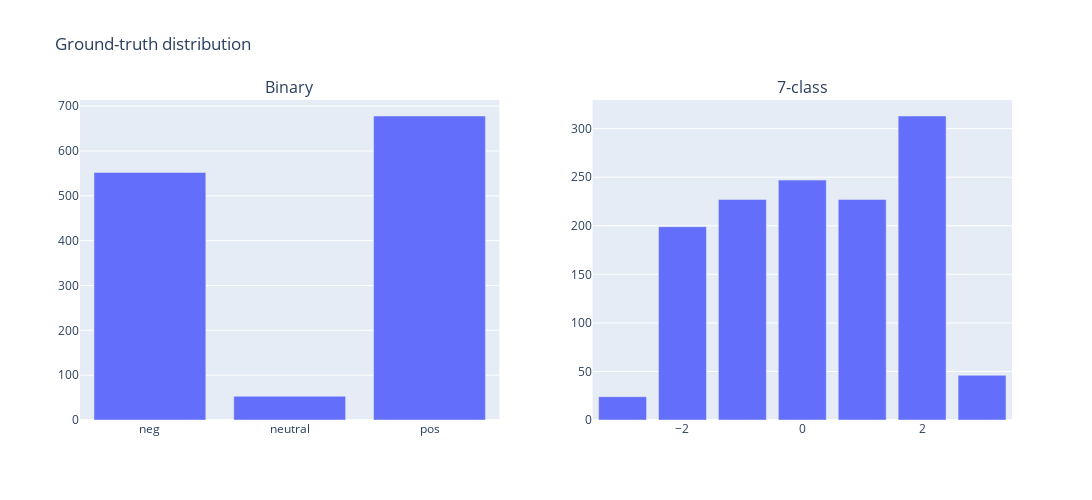

Notebook code cell kept with this figure:
### Code cell
# mosi train data
observe(mosi_train)

### Figure 1 — Plotly figure (JSON) as saved in the notebook; plotly's stock layout.template omitted (floating-point values rounded to 4 significant figures)
{"data": [{"alignmentgroup": "True", "hovertemplate": "binary=%{x}<br>segment=%{y}<extra></extra>", "legendgroup": "", "marker": {"color": "#636efa", "pattern": {"shape": ""}}, "name": "", "offsetgroup": "", "orientation": "v", "showlegend": false, "textposition": "auto", "type": "bar", "x": ["neg", "neutral", "pos"], "xaxis": "x", "y": [552, 53, 678], "yaxis": "y"}, {"alignmentgroup": "True", "hovertemplate": "7class=%{x}<br>segment=%{y}<extra></extra>", "legendgroup": "", "marker": {"color": "#636efa", "pattern": {"shape": ""}}, "name": "", "offsetgroup": "", "orientation": "v", "showlegend": false, "textposition": "auto", "type": "bar", "x": [-3, -2, -1, 0, 1, 2, 3], "xaxis": "x2", "y": [24, 199, 227, 247, 227, 313, 46], "yaxis": "y2"}], "layout": {"annotations": [{"font": {"size": 16}, "showarrow": false, "text": "Binary", "x": 0.225, "xanchor": "center", "xref": "paper", "y": 1, "yanchor": "bottom", "yref": "paper"}, {"font": {"size": 16}, "showarrow": false, "text": "7-class", "x": 0.775, "xanchor": "center", "xref": "paper", "y": 1, "yanchor": "bottom", "yref": "paper"}], "height": 500, "title": {"text": "Ground-truth distribution"}, "width": 1200, "xaxis": {"anchor": "y", "categoryarray": [-3, -2, -1, 0, 1, 2, 3], "categoryorder": "array", "domain": [0, 0.45]}, "xaxis2": {"anchor": "y2", "categoryarray": [-3, -2, -1, 0, 1, 2, 3], "categoryorder": "array", "domain": [0.55, 1]}, "yaxis": {"anchor": "x", "domain": [0, 1]}, "yaxis2": {"anchor": "x2", "domain": [0, 1]}}}
